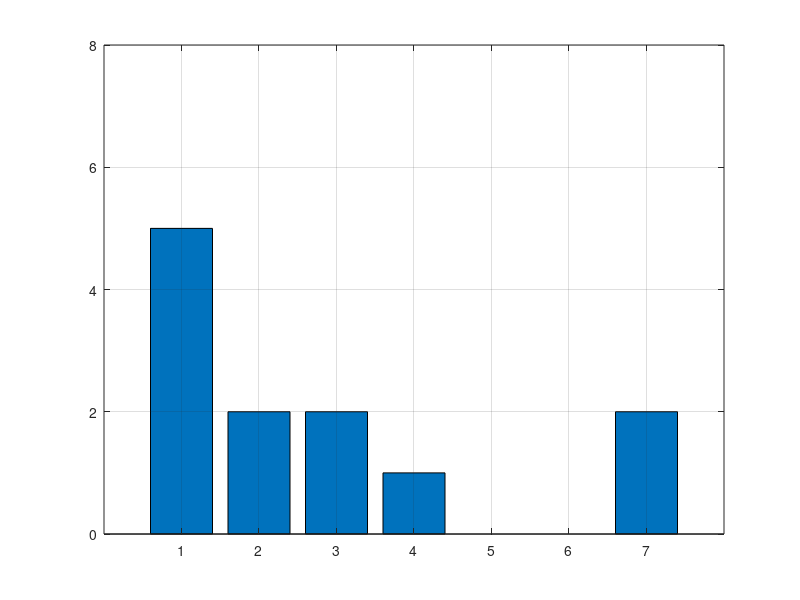
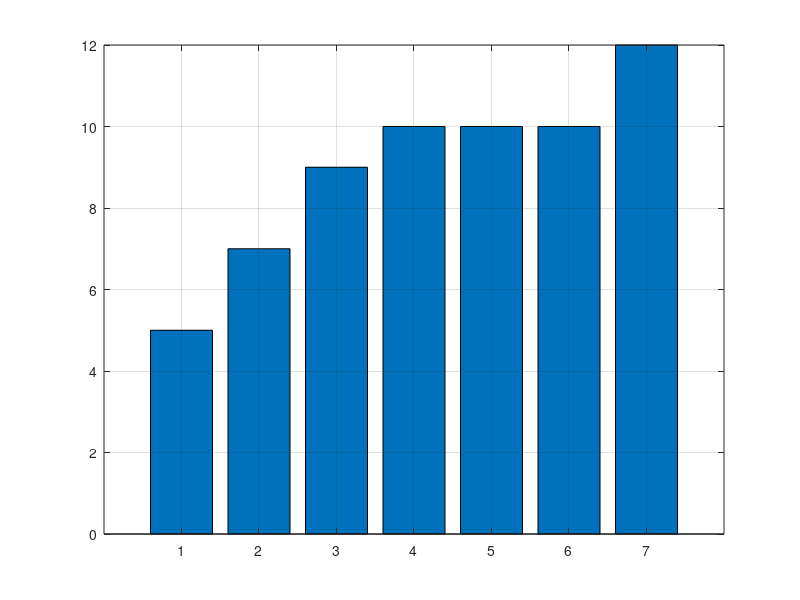
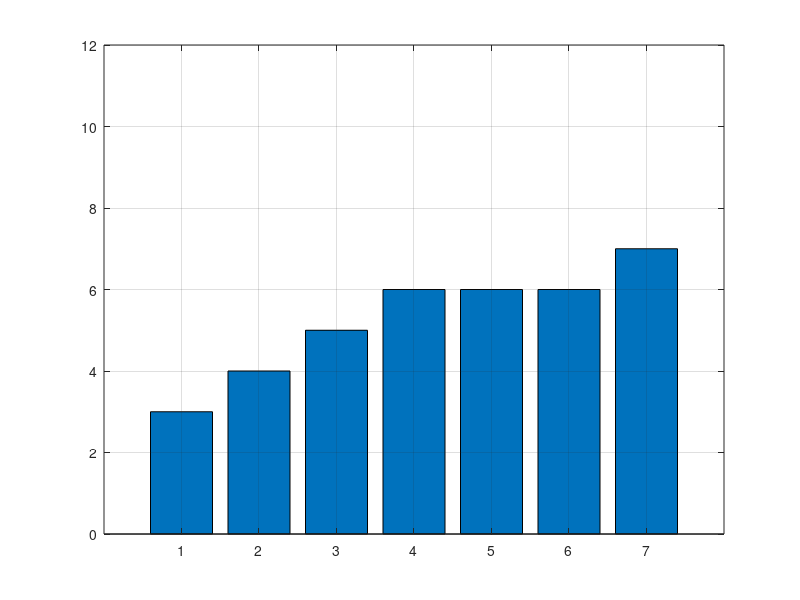

These figures' MATLAB source, in order:
%DATA
data = [1 2 1 1, 3 3 4 7, 2 1 1 7];

%HISTOGRAM
[kolom, baris] = size(data);
histogram = zeros(1,7);

for x = 1 : kolom 
    for y = 1 : baris
        ii = data(x,y);
        histogram(ii) = histogram(ii) + 1; 
    end
end

figure(1)
bar(histogram)
axis([0 8 0 8])
grid on

%KOMULATIF
kumulatif = zeros(1,7);
for k = 1 : 7
    kumulatif(k) = sum(histogram(1:k));
end

figure(2)
bar(kumulatif)
axis([0 8 0 kolom*baris])
grid on

%EKUALISASI
ekualisasi = zeros(1,7);
for e = 1 : 7
    ekualisasi(e) = round(kumulatif(e) * 7 / (kolom * baris));
end

figure(3)
bar(ekualisasi)
axis([0 8 0 kolom*baris])
grid on
